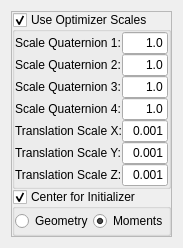
<?xml version="1.0" encoding="UTF-8"?>
<ui version="4.0">
 <class>QmitkQuaternionRigidTransformControls</class>
 <widget class="QWidget" name="QmitkQuaternionRigidTransformControls">
  <property name="geometry">
   <rect>
    <x>0</x>
    <y>0</y>
    <width>175</width>
    <height>248</height>
   </rect>
  </property>
  <property name="windowTitle">
   <string>Form</string>
  </property>
  <layout class="QVBoxLayout" name="verticalLayout">
   <item>
    <widget class="QFrame" name="m_QuaternionRigidTransformFrame">
     <property name="frameShape">
      <enum>QFrame::StyledPanel</enum>
     </property>
     <property name="frameShadow">
      <enum>QFrame::Raised</enum>
     </property>
     <layout class="QVBoxLayout" name="verticalLayout_74">
      <property name="spacing">
       <number>0</number>
      </property>
      <property name="margin">
       <number>0</number>
      </property>
      <item>
       <widget class="QGroupBox" name="m_UseOptimizerScalesQuaternionRigid">
        <property name="title">
         <string>Use Optimizer Scales</string>
        </property>
        <property name="flat">
         <bool>true</bool>
        </property>
        <property name="checkable">
         <bool>true</bool>
        </property>
        <layout class="QVBoxLayout" name="verticalLayout_73">
         <property name="spacing">
          <number>0</number>
         </property>
         <property name="margin">
          <number>0</number>
         </property>
         <item>
          <layout class="QHBoxLayout" name="_118">
           <item>
            <layout class="QVBoxLayout" name="_119">
             <item>
              <widget class="QLabel" name="textLabel1_8_2_3_2_2_2_3">
               <property name="font">
                <font>
                 <weight>50</weight>
                 <bold>false</bold>
                </font>
               </property>
               <property name="text">
                <string>Scale Quaternion 1:</string>
               </property>
               <property name="wordWrap">
                <bool>false</bool>
               </property>
              </widget>
             </item>
             <item>
              <widget class="QLabel" name="textLabel2_6_3_3_2_2_2_3">
               <property name="font">
                <font>
                 <weight>50</weight>
                 <bold>false</bold>
                </font>
               </property>
               <property name="text">
                <string>Scale Quaternion 2:</string>
               </property>
               <property name="wordWrap">
                <bool>false</bool>
               </property>
              </widget>
             </item>
             <item>
              <widget class="QLabel" name="textLabel3_5_3_3_2_2_2_3">
               <property name="font">
                <font>
                 <weight>50</weight>
                 <bold>false</bold>
                </font>
               </property>
               <property name="text">
                <string>Scale Quaternion 3:</string>
               </property>
               <property name="wordWrap">
                <bool>false</bool>
               </property>
              </widget>
             </item>
             <item>
              <widget class="QLabel" name="textLabel1_9_2_2_2_2">
               <property name="font">
                <font>
                 <weight>50</weight>
                 <bold>false</bold>
                </font>
               </property>
               <property name="text">
                <string>Scale Quaternion 4:</string>
               </property>
               <property name="wordWrap">
                <bool>false</bool>
               </property>
              </widget>
             </item>
             <item>
              <widget class="QLabel" name="textLabel11_3_2_2_2_3">
               <property name="font">
                <font>
                 <weight>50</weight>
                 <bold>false</bold>
                </font>
               </property>
               <property name="text">
                <string>Translation Scale X:</string>
               </property>
               <property name="wordWrap">
                <bool>false</bool>
               </property>
              </widget>
             </item>
             <item>
              <widget class="QLabel" name="textLabel12_3_2_2_2_3">
               <property name="font">
                <font>
                 <weight>50</weight>
                 <bold>false</bold>
                </font>
               </property>
               <property name="text">
                <string>Translation Scale Y:</string>
               </property>
               <property name="wordWrap">
                <bool>false</bool>
               </property>
              </widget>
             </item>
             <item>
              <widget class="QLabel" name="textLabel13_2_2_2_2_3">
               <property name="font">
                <font>
                 <weight>50</weight>
                 <bold>false</bold>
                </font>
               </property>
               <property name="text">
                <string>Translation Scale Z:</string>
               </property>
               <property name="wordWrap">
                <bool>false</bool>
               </property>
              </widget>
             </item>
            </layout>
           </item>
           <item>
            <layout class="QVBoxLayout" name="_120">
             <item>
              <widget class="QLineEdit" name="m_ScalesQuaternionRigidTransformScale1">
               <property name="minimumSize">
                <size>
                 <width>0</width>
                 <height>20</height>
                </size>
               </property>
               <property name="font">
                <font>
                 <weight>50</weight>
                 <bold>false</bold>
                </font>
               </property>
               <property name="text">
                <string>1.0</string>
               </property>
               <property name="alignment">
                <set>Qt::AlignRight</set>
               </property>
              </widget>
             </item>
             <item>
              <widget class="QLineEdit" name="m_ScalesQuaternionRigidTransformScale2">
               <property name="minimumSize">
                <size>
                 <width>0</width>
                 <height>20</height>
                </size>
               </property>
               <property name="font">
                <font>
                 <weight>50</weight>
                 <bold>false</bold>
                </font>
               </property>
               <property name="text">
                <string>1.0</string>
               </property>
               <property name="alignment">
                <set>Qt::AlignRight</set>
               </property>
              </widget>
             </item>
             <item>
              <widget class="QLineEdit" name="m_ScalesQuaternionRigidTransformScale3">
               <property name="minimumSize">
                <size>
                 <width>0</width>
                 <height>20</height>
                </size>
               </property>
               <property name="font">
                <font>
                 <weight>50</weight>
                 <bold>false</bold>
                </font>
               </property>
               <property name="text">
                <string>1.0</string>
               </property>
               <property name="alignment">
                <set>Qt::AlignRight</set>
               </property>
              </widget>
             </item>
             <item>
              <widget class="QLineEdit" name="m_ScalesQuaternionRigidTransformScale4">
               <property name="minimumSize">
                <size>
                 <width>0</width>
                 <height>20</height>
                </size>
               </property>
               <property name="font">
                <font>
                 <weight>50</weight>
                 <bold>false</bold>
                </font>
               </property>
               <property name="text">
                <string>1.0</string>
               </property>
               <property name="alignment">
                <set>Qt::AlignRight</set>
               </property>
              </widget>
             </item>
             <item>
              <widget class="QLineEdit" name="m_ScalesQuaternionRigidTransformScaleTranslationX">
               <property name="minimumSize">
                <size>
                 <width>0</width>
                 <height>20</height>
                </size>
               </property>
               <property name="font">
                <font>
                 <weight>50</weight>
                 <bold>false</bold>
                </font>
               </property>
               <property name="text">
                <string>0.001</string>
               </property>
               <property name="alignment">
                <set>Qt::AlignRight</set>
               </property>
              </widget>
             </item>
             <item>
              <widget class="QLineEdit" name="m_ScalesQuaternionRigidTransformScaleTranslationY">
               <property name="minimumSize">
                <size>
                 <width>0</width>
                 <height>20</height>
                </size>
               </property>
               <property name="font">
                <font>
                 <weight>50</weight>
                 <bold>false</bold>
                </font>
               </property>
               <property name="text">
                <string>0.001</string>
               </property>
               <property name="alignment">
                <set>Qt::AlignRight</set>
               </property>
              </widget>
             </item>
             <item>
              <widget class="QLineEdit" name="m_ScalesQuaternionRigidTransformScaleTranslationZ">
               <property name="minimumSize">
                <size>
                 <width>0</width>
                 <height>20</height>
                </size>
               </property>
               <property name="font">
                <font>
                 <weight>50</weight>
                 <bold>false</bold>
                </font>
               </property>
               <property name="text">
                <string>0.001</string>
               </property>
               <property name="alignment">
                <set>Qt::AlignRight</set>
               </property>
              </widget>
             </item>
            </layout>
           </item>
          </layout>
         </item>
        </layout>
       </widget>
      </item>
      <item>
       <widget class="QGroupBox" name="m_CenterForInitializerQuaternionRigid">
        <property name="title">
         <string>Center for Initializer</string>
        </property>
        <property name="flat">
         <bool>true</bool>
        </property>
        <property name="checkable">
         <bool>true</bool>
        </property>
        <layout class="QHBoxLayout" name="horizontalLayout_6">
         <property name="spacing">
          <number>0</number>
         </property>
         <property name="margin">
          <number>0</number>
         </property>
         <item>
          <widget class="QRadioButton" name="m_GeometryQuaternionRigid">
           <property name="enabled">
            <bool>true</bool>
           </property>
           <property name="minimumSize">
            <size>
             <width>0</width>
             <height>20</height>
            </size>
           </property>
           <property name="font">
            <font>
             <weight>50</weight>
             <bold>false</bold>
            </font>
           </property>
           <property name="text">
            <string>Geometry</string>
           </property>
          </widget>
         </item>
         <item>
          <widget class="QRadioButton" name="m_MomentsQuaternionRigid">
           <property name="enabled">
            <bool>true</bool>
           </property>
           <property name="minimumSize">
            <size>
             <width>0</width>
             <height>20</height>
            </size>
           </property>
           <property name="font">
            <font>
             <weight>50</weight>
             <bold>false</bold>
            </font>
           </property>
           <property name="text">
            <string>Moments</string>
           </property>
           <property name="checked">
            <bool>true</bool>
           </property>
          </widget>
         </item>
        </layout>
       </widget>
      </item>
     </layout>
    </widget>
   </item>
  </layout>
 </widget>
 <resources/>
 <connections/>
</ui>
